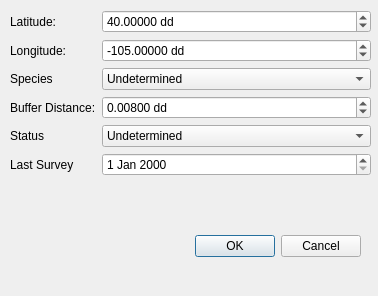
<?xml version="1.0" encoding="UTF-8"?>
<ui version="4.0">
 <class>NewRaptorDialogBase</class>
 <widget class="QDialog" name="NewRaptorDialogBase">
  <property name="geometry">
   <rect>
    <x>0</x>
    <y>0</y>
    <width>378</width>
    <height>296</height>
   </rect>
  </property>
  <property name="windowTitle">
   <string>Add New Raptor</string>
  </property>
  <widget class="QDialogButtonBox" name="button_box">
   <property name="geometry">
    <rect>
     <x>190</x>
     <y>230</y>
     <width>171</width>
     <height>32</height>
    </rect>
   </property>
   <property name="orientation">
    <enum>Qt::Horizontal</enum>
   </property>
   <property name="standardButtons">
    <set>QDialogButtonBox::Cancel|QDialogButtonBox::Ok</set>
   </property>
  </widget>
  <widget class="QWidget" name="formLayoutWidget">
   <property name="geometry">
    <rect>
     <x>10</x>
     <y>10</y>
     <width>361</width>
     <height>211</height>
    </rect>
   </property>
   <layout class="QFormLayout" name="lytForm">
    <item row="1" column="0">
     <widget class="QLabel" name="longitudeLabel">
      <property name="text">
       <string>Longitude:</string>
      </property>
     </widget>
    </item>
    <item row="1" column="1">
     <widget class="QDoubleSpinBox" name="spbLongitude">
      <property name="suffix">
       <string> dd</string>
      </property>
      <property name="decimals">
       <number>5</number>
      </property>
      <property name="minimum">
       <double>-180.000000000000000</double>
      </property>
      <property name="maximum">
       <double>180.000000000000000</double>
      </property>
      <property name="singleStep">
       <double>0.001000000000000</double>
      </property>
      <property name="value">
       <double>-105.000000000000000</double>
      </property>
     </widget>
    </item>
    <item row="2" column="0">
     <widget class="QLabel" name="speciesLabel">
      <property name="text">
       <string>Species</string>
      </property>
     </widget>
    </item>
    <item row="2" column="1">
     <widget class="QComboBox" name="cmbSpecies">
      <item>
       <property name="text">
        <string>Undetermined</string>
       </property>
      </item>
      <item>
       <property name="text">
        <string>Red-tail Hawk</string>
       </property>
      </item>
      <item>
       <property name="text">
        <string>Swainsons Hawk</string>
       </property>
      </item>
      <item>
       <property name="text">
        <string>Northern  Harrier</string>
       </property>
      </item>
     </widget>
    </item>
    <item row="3" column="0">
     <widget class="QLabel" name="bufferDistanceLabel">
      <property name="text">
       <string>Buffer Distance:</string>
      </property>
     </widget>
    </item>
    <item row="0" column="0">
     <widget class="QLabel" name="latitudeLabel">
      <property name="text">
       <string>Latitude:</string>
      </property>
     </widget>
    </item>
    <item row="0" column="1">
     <widget class="QDoubleSpinBox" name="spbLatitude">
      <property name="suffix">
       <string> dd</string>
      </property>
      <property name="decimals">
       <number>5</number>
      </property>
      <property name="minimum">
       <double>-90.000000000000000</double>
      </property>
      <property name="maximum">
       <double>90.000000000000000</double>
      </property>
      <property name="singleStep">
       <double>0.001000000000000</double>
      </property>
      <property name="value">
       <double>40.000000000000000</double>
      </property>
     </widget>
    </item>
    <item row="3" column="1">
     <widget class="QDoubleSpinBox" name="spbBuffer">
      <property name="suffix">
       <string> dd</string>
      </property>
      <property name="decimals">
       <number>5</number>
      </property>
      <property name="maximum">
       <double>0.100000000000000</double>
      </property>
      <property name="singleStep">
       <double>0.001000000000000</double>
      </property>
      <property name="value">
       <double>0.008000000000000</double>
      </property>
     </widget>
    </item>
    <item row="5" column="0">
     <widget class="QLabel" name="statusLabel">
      <property name="text">
       <string>Status</string>
      </property>
     </widget>
    </item>
    <item row="5" column="1">
     <widget class="QComboBox" name="cmbStatus">
      <item>
       <property name="text">
        <string>Undetermined</string>
       </property>
      </item>
      <item>
       <property name="text">
        <string>Active Nest</string>
       </property>
      </item>
      <item>
       <property name="text">
        <string>Inactive Nest</string>
       </property>
      </item>
      <item>
       <property name="text">
        <string>Fledged Nest</string>
       </property>
      </item>
     </widget>
    </item>
    <item row="6" column="0">
     <widget class="QLabel" name="lastSurveyLabel">
      <property name="text">
       <string>Last Survey</string>
      </property>
     </widget>
    </item>
    <item row="6" column="1">
     <widget class="QDateEdit" name="dteLast"/>
    </item>
   </layout>
  </widget>
 </widget>
 <resources/>
 <connections>
  <connection>
   <sender>button_box</sender>
   <signal>accepted()</signal>
   <receiver>NewRaptorDialogBase</receiver>
   <slot>accept()</slot>
   <hints>
    <hint type="sourcelabel">
     <x>20</x>
     <y>20</y>
    </hint>
    <hint type="destinationlabel">
     <x>20</x>
     <y>20</y>
    </hint>
   </hints>
  </connection>
  <connection>
   <sender>button_box</sender>
   <signal>rejected()</signal>
   <receiver>NewRaptorDialogBase</receiver>
   <slot>reject()</slot>
   <hints>
    <hint type="sourcelabel">
     <x>20</x>
     <y>20</y>
    </hint>
    <hint type="destinationlabel">
     <x>20</x>
     <y>20</y>
    </hint>
   </hints>
  </connection>
 </connections>
</ui>
